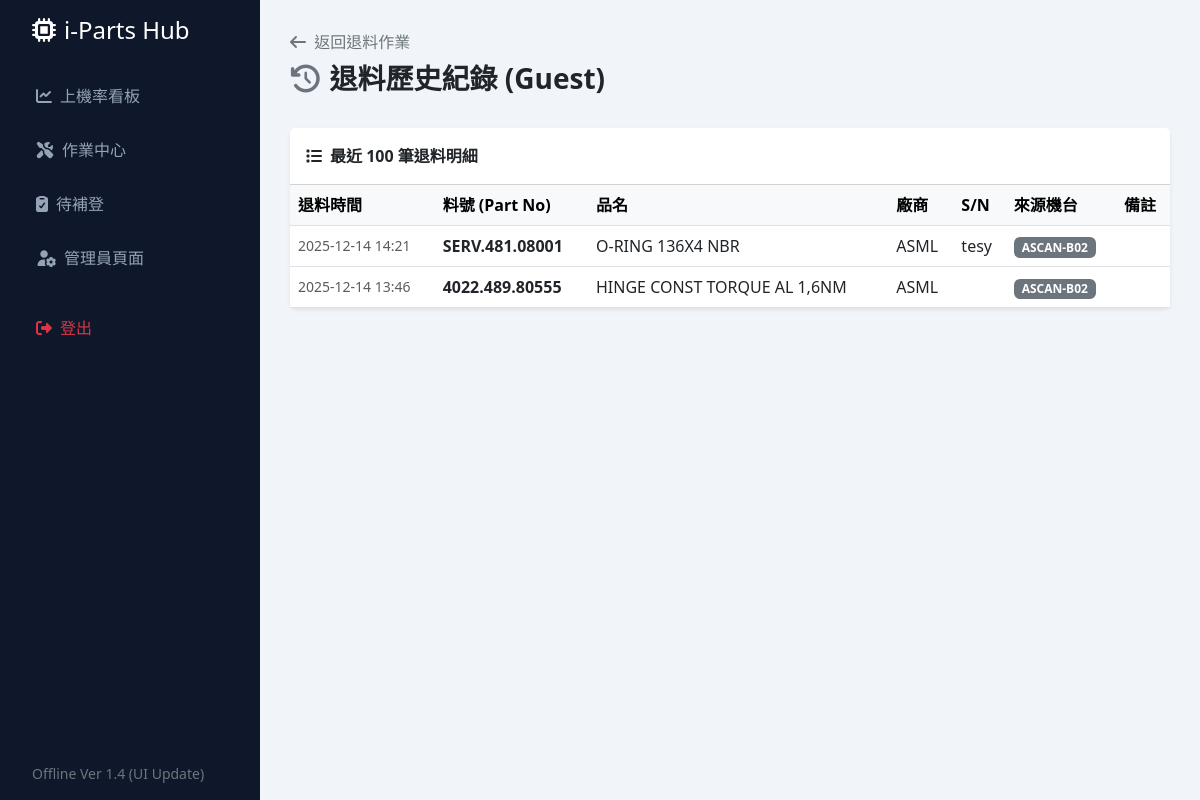
The page /iPart-PHP/index.php?route=return_history (signed in) on the database as committed earlier.
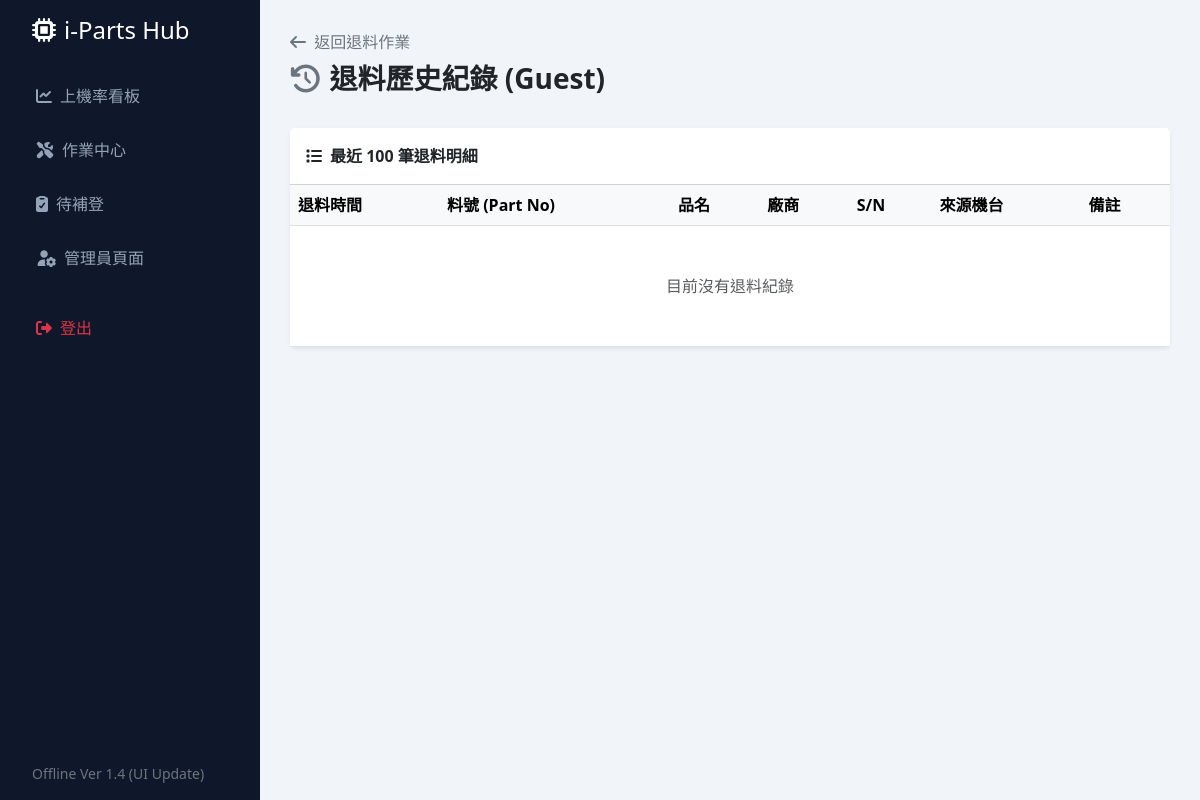
The same page on the database as committed later.
### tables this page shows
CREATE TABLE part_lifecycle (
                id INTEGER PRIMARY KEY AUTOINCREMENT,
                dept TEXT,
                status TEXT,
                part_no TEXT,
                part_name TEXT,
                vendor TEXT,
                sn TEXT,
                location TEXT,
                ipart_logged INTEGER DEFAULT 0,
                remark TEXT,
                category TEXT,  -- ★ 新增分類欄位
                created_at TIMESTAMP DEFAULT CURRENT_TIMESTAMP
            );

### iPart-PHP/views/return_history.php (the view, shortened to what this page needs)
<div class="d-flex justify-content-between align-items-center mb-4">
    <div>
        <a href="index.php?route=ops_new&status=OUT" class="text-decoration-none text-secondary mb-2 d-inline-block">
            <i class="fas fa-arrow-left me-1"></i> 返回退料作業
        </a>
        <h3 class="fw-bold"><i class="fas fa-history me-2 text-secondary"></i>退料歷史紀錄 (<?= $curr_dept ?>)</h3>
    </div>
</div>
<div class="card border-0 shadow-sm">
    <div class="card-header bg-white fw-bold py-3">
        <i class="fas fa-list me-2"></i>最近 100 筆退料明細
    </div>
    <div class="card-body p-0">
        <div class="table-responsive">
            <table class="table table-hover align-middle mb-0">
                <thead class="table-light">
                    <tr>
                        <th>退料時間</th>
                        <th>料號 (Part No)</th>
                        <th>品名</th>
                        <th>廠商</th>
                        <th>S/N</th>
                        <th>來源機台</th>
                        <th>備註</th>
                    </tr>
                </thead>
                <tbody>
                    <?php if (empty($returns)): ?>
                        <tr><td colspan="7" class="text-center py-5 text-muted">目前沒有退料紀錄</td></tr>
                    <?php else: ?>
                        <?php foreach ($returns as $row): ?>
                        <tr>
                            <td class="text-muted small"><?= date('Y-m-d H:i', strtotime($row['created_at'])) ?></td>
                            <td class="fw-bold text-dark"><?= $row['part_no'] ?></td>
                            <td><?= $row['part_name'] ?></td>
                            <td><?= $row['vendor'] ?></td>
                            <td><?= $row['sn'] ?></td>
                            <td><span class="badge bg-secondary"><?= $row['location'] ?></span></td>
                            <td class="text-muted small"><?= $row['remark'] ?></td>
                        </tr>
                        <?php endforeach; ?>
                    <?php endif; ?>
                </tbody>
            </table>
        </div>
    </div>
</div>
<?php $content = ob_get_clean(); require 'layout.php'; ?>

Rows that differ between the two databases and show on the page:
no longer on this page (row edited): part_lifecycle: created_at "2025-12-14 14:21", part_no "SERV.481.08001", part_name "O-RING 136X4 NBR", vendor "ASML", sn "tesy", location "ASCAN-B02"
no longer on this page (row edited): part_lifecycle: created_at "2025-12-14 13:46", part_no "4022.489.80555", part_name "HINGE CONST TORQUE AL 1,6NM", vendor "ASML", location "ASCAN-B02"
Other text that changed with them:
text now shown: "目前沒有退料紀錄"
